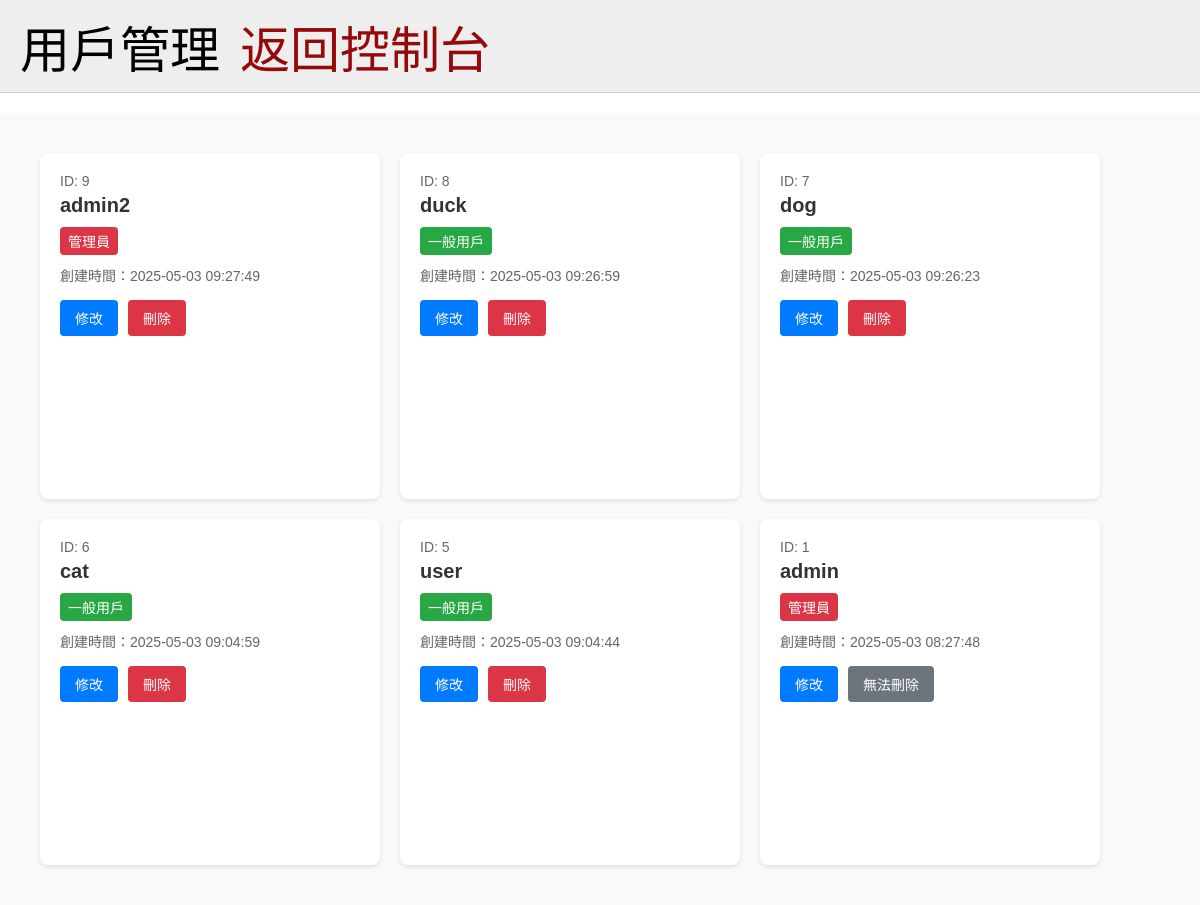
The page /Finalproject/manage_users.php (signed in) on the database its author committed.
### tables this page shows
CREATE TABLE IF NOT EXISTS `users` (
  `id` int NOT NULL AUTO_INCREMENT,
  `username` varchar(50) NOT NULL,
  `password` varchar(50) NOT NULL,
  `role` enum('admin','user') DEFAULT 'user',
  `created_at` timestamp NULL DEFAULT CURRENT_TIMESTAMP,
  PRIMARY KEY (`id`),
  UNIQUE KEY `username` (`username`)
);

### Finalproject/manage_users.php (the view, shortened to what this page needs)
<?php
$servername = "localhost";
$username = "root";
$password = "";
$dbname = "trading";
$conn = new mysqli($servername, $username, $password, $dbname);
?>
<!DOCTYPE html>
<html lang="en">
<head>
    <link rel='stylesheet' href='style.css'>
    <link rel='stylesheet' href='list.css'>
</head>
<body>
    <div class="header">
        用戶管理
        <a href="admin_dashboard.php" >返回控制台</a>
    </div>
    <div class="container">
        <ul class="user-list">
            <?php
            $sql = "SELECT * FROM users ORDER BY created_at DESC";
            $result = $conn->query($sql);
            while($row = $result->fetch_assoc()) {
                echo "<li class='user-card'>";
                echo "<div class='user-id'>ID: " . htmlspecialchars($row['id']) . "</div>";
                echo "<div class='user-name'>" . htmlspecialchars($row['username']) . "</div>";
                $roleClass = $row['role'] === 'admin' ? 'role-admin' : 'role-user';
                echo "<div class='user-role " . $roleClass . "'>" .
                     ($row['role'] === 'admin' ? '管理員' : '一般用戶') .
                     "</div>";
                echo "<div class='user-date'>創建時間：" . htmlspecialchars($row['created_at']) . "</div>";
                echo "<div class='user-actions'>";
                echo "<button class='edit-btn' onclick='editUser(" . $row['id'] . ")'>修改</button>";
                if($row['id'] != $_SESSION['user_id']) {
                    echo "<button class='delete-btn' onclick='deleteUser(" . $row['id'] . ")'>刪除</button>";
                } else {
                    echo "<button class='delete-btn disabled' disabled>無法刪除</button>";
                }
                echo "</div>";
                echo "</li>";
            }
            ?>
        </ul>
    </div>
</body>
</html>

### Finalproject/style.css (style rules this page uses)
html, body { margin: 0; padding: 0; height: 100%; font-family: Arial, sans-serif; box-sizing: border-box; }
.header { background-color: #eee; padding: 10px 20px; display: flex; justify-content: flex-start; gap: 20px; border-bottom: 1px solid #ccc; font-size: 50px; }
.header a { text-decoration: none; color: #940a0a; font-size: 50px; }
.container { display: flex; height: calc(100vh - 48px); overflow: hidden; }

### Finalproject/list.css (style rules this page uses)
.user-list { list-style: none; padding: 0; margin: 20px; display: flex; flex-wrap: wrap; gap: 20px; }
.user-card { background: white; border-radius: 8px; padding: 20px; width: 300px; box-shadow: 0 2px 4px rgba(0,0,0,0.1); transition: transform 0.2s; }
.user-name { font-size: 20px; font-weight: bold; color: #333; margin-bottom: 10px; }
.user-role { display: inline-block; padding: 4px 8px; border-radius: 4px; font-size: 14px; margin-bottom: 10px; }
.role-admin { background-color: #dc3545; color: white; }
.role-user { background-color: #28a745; color: white; }
.user-date { color: #666; font-size: 14px; }
.container { padding: 20px; background-color: #f8f9fa; }
.header { display: flex; justify-content: space-between; align-items: center; padding: 20px; background-color: #e9ecef; margin-bottom: 20px; }
.user-id { color: #666; font-size: 14px; margin-bottom: 5px; }

### Finalproject/manage_users.php (style rules this page uses)
.user-actions { margin-top: 15px; display: flex; gap: 10px; }
.edit-btn, .delete-btn { padding: 8px 15px; border: none; border-radius: 4px; cursor: pointer; font-size: 14px; transition: background-color 0.3s; }
.edit-btn { background-color: #007bff; color: white; }
.delete-btn { background-color: #dc3545; color: white; }
.delete-btn.disabled { background-color: #6c757d; cursor: not-allowed; }
.header { background-color: #eee; padding: 10px 20px; display: flex; justify-content: flex-start; gap: 20px; border-bottom: 1px solid #ccc; font-size: 50px; }
.header a { text-decoration: none; color: #940a0a; font-size: 50px; }

### rows shown on the page
users: id "9", username "admin2", role "管理員", created_at "2025-05-03 09:27:49"
users: id "8", username "duck", role "一般用戶", created_at "2025-05-03 09:26:59"
users: id "7", username "dog", role "一般用戶", created_at "2025-05-03 09:26:23"
users: id "6", username "cat", role "一般用戶", created_at "2025-05-03 09:04:59"
users: id "5", username "user", role "一般用戶", created_at "2025-05-03 09:04:44"
users: id "1", username "admin", role "管理員", created_at "2025-05-03 08:27:48", shows "無法刪除"
